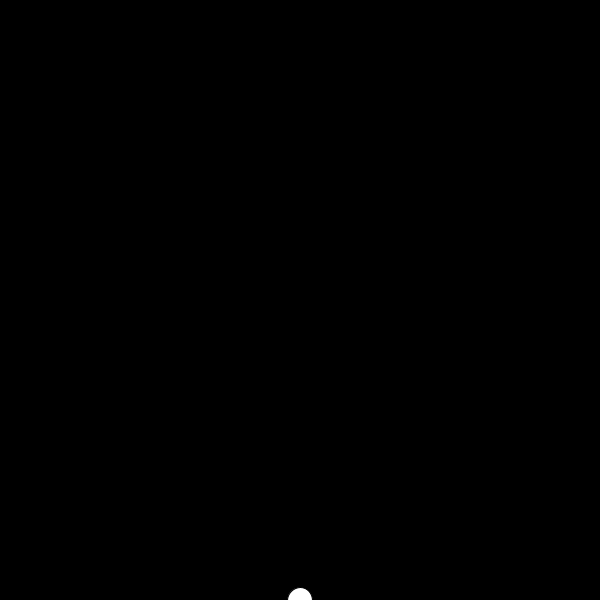
Frame 1 (no input)
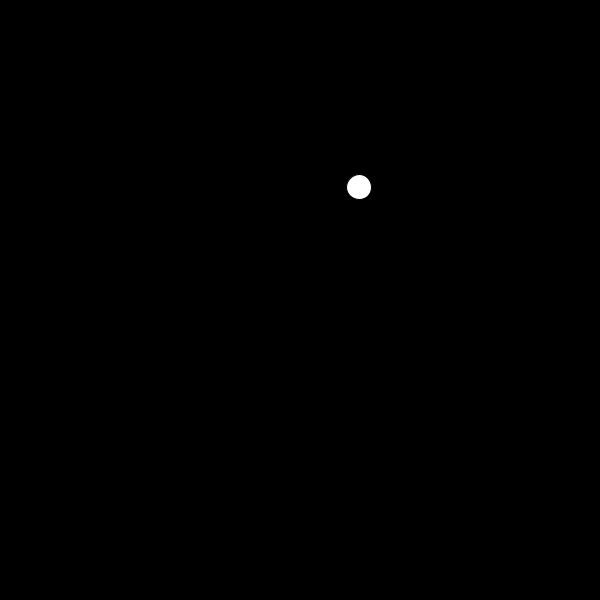
Frame 60 (the mouse pressed at the canvas centre just before this capture)
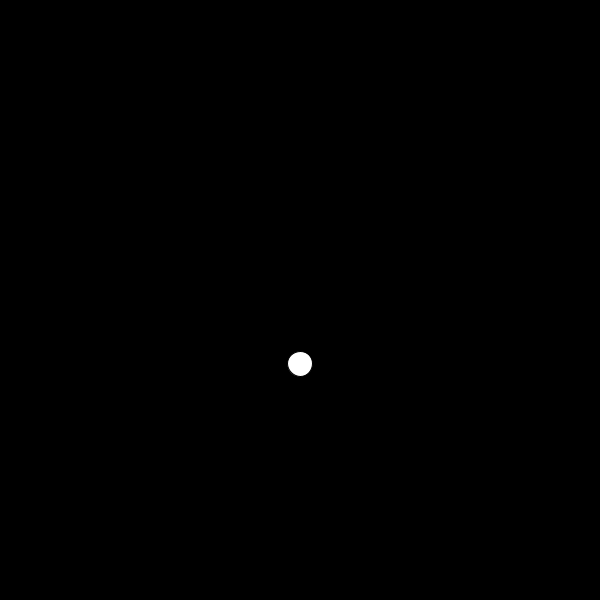
Frame 120 (the mouse held since frame 60 and released just before this capture)

The Processing sketch that drew these frames (run headless with seeded random() and noise(); from frame 60 on, the mouse is pressed at the canvas centre):

// Processing sketch: vectorBall
// ── vectorBall.pde
PVector location, velocity, gravity;

void setup() {
  size(600, 600);
  location = new PVector(width/2, height);
  velocity = new PVector(1, -10);
  gravity = new PVector(0, 0.1);
}

void draw() {
  background(0);
  fill(255);
  
  ellipse(location.x, location.y, 25, 25);
  
  velocity.add(gravity);
  location.add(velocity);
}

void mousePressed() {
  //figure out where to aim at
  location.set(width/2, height);
  PVector target = new PVector(mouseX, mouseY);
  PVector direction = PVector.sub(target, location);
  direction.normalize();  //just makes the hypotenuse into 1
  direction.mult(7);
  
  //reset the ball
  velocity.set(direction.x, direction.y);
  println(location, velocity);
}
